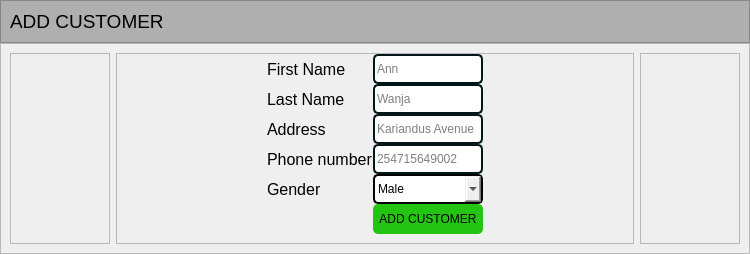
                  <widget class="QWidget" name="pageAddCustomer">
                   <layout class="QVBoxLayout" name="verticalLayout_8">
                    <property name="spacing">
                     <number>0</number>
                    </property>
                    <property name="leftMargin">
                     <number>0</number>
                    </property>
                    <property name="topMargin">
                     <number>0</number>
                    </property>
                    <property name="rightMargin">
                     <number>0</number>
                    </property>
                    <property name="bottomMargin">
                     <number>0</number>
                    </property>
                    <item>
                     <widget class="QFrame" name="frame_22">
                      <property name="maximumSize">
                       <size>
                        <width>16777215</width>
                        <height>80</height>
                       </size>
                      </property>
                      <property name="styleSheet">
                       <string notr="true">background-color: rgb(175, 175, 175);</string>
                      </property>
                      <property name="frameShape">
                       <enum>QFrame::StyledPanel</enum>
                      </property>
                      <property name="frameShadow">
                       <enum>QFrame::Raised</enum>
                      </property>
                      <layout class="QVBoxLayout" name="verticalLayout_9">
                       <item>
                        <widget class="QLabel" name="label_8">
                         <property name="font">
                          <font>
                           <pointsize>14</pointsize>
                          </font>
                         </property>
                         <property name="text">
                          <string>ADD CUSTOMER</string>
                         </property>
                        </widget>
                       </item>
                      </layout>
                     </widget>
                    </item>
                    <item>
                     <widget class="QFrame" name="frame_23">
                      <property name="frameShape">
                       <enum>QFrame::StyledPanel</enum>
                      </property>
                      <property name="frameShadow">
                       <enum>QFrame::Raised</enum>
                      </property>
                      <layout class="QHBoxLayout" name="horizontalLayout_9">
                       <item>
                        <widget class="QFrame" name="frame_24">
                         <property name="minimumSize">
                          <size>
                           <width>100</width>
                           <height>0</height>
                          </size>
                         </property>
                         <property name="maximumSize">
                          <size>
                           <width>200</width>
                           <height>16777215</height>
                          </size>
                         </property>
                         <property name="frameShape">
                          <enum>QFrame::StyledPanel</enum>
                         </property>
                         <property name="frameShadow">
                          <enum>QFrame::Raised</enum>
                         </property>
                        </widget>
                       </item>
                       <item>
                        <widget class="QFrame" name="frame_26">
                         <property name="frameShape">
                          <enum>QFrame::StyledPanel</enum>
                         </property>
                         <property name="frameShadow">
                          <enum>QFrame::Raised</enum>
                         </property>
                         <layout class="QGridLayout" name="gridLayout">
                          <property name="leftMargin">
                           <number>150</number>
                          </property>
                          <property name="topMargin">
                           <number>0</number>
                          </property>
                          <property name="rightMargin">
                           <number>150</number>
                          </property>
                          <property name="spacing">
                           <number>0</number>
                          </property>
                          <item row="3" column="0">
                           <widget class="QLabel" name="label_16">
                            <property name="font">
                             <font>
                              <pointsize>12</pointsize>
                             </font>
                            </property>
                            <property name="text">
                             <string>Phone number</string>
                            </property>
                           </widget>
                          </item>
                          <item row="5" column="1">
                           <widget class="QPushButton" name="btn_addCustomer">
                            <property name="minimumSize">
                             <size>
                              <width>0</width>
                              <height>30</height>
                             </size>
                            </property>
                            <property name="styleSheet">
                             <string notr="true">background-color: rgb(36, 197, 18);
border-radius: 5px</string>
                            </property>
                            <property name="text">
                             <string>ADD CUSTOMER</string>
                            </property>
                           </widget>
                          </item>
                          <item row="2" column="0">
                           <widget class="QLabel" name="label_15">
                            <property name="font">
                             <font>
                              <pointsize>12</pointsize>
                             </font>
                            </property>
                            <property name="text">
                             <string>Address</string>
                            </property>
                           </widget>
                          </item>
                          <item row="4" column="0">
                           <widget class="QLabel" name="label_17">
                            <property name="font">
                             <font>
                              <pointsize>12</pointsize>
                             </font>
                            </property>
                            <property name="text">
                             <string>Gender</string>
                            </property>
                           </widget>
                          </item>
                          <item row="1" column="1">
                           <widget class="QLineEdit" name="led_pageaddCustomer_lastName">
                            <property name="minimumSize">
                             <size>
                              <width>0</width>
                              <height>30</height>
                             </size>
                            </property>
                            <property name="maximumSize">
                             <size>
                              <width>170</width>
                              <height>16777215</height>
                             </size>
                            </property>
                            <property name="styleSheet">
                             <string notr="true">border: 2px solid rgb(3, 23, 24);
border-radius: 5px</string>
                            </property>
                            <property name="placeholderText">
                             <string>Wanja</string>
                            </property>
                           </widget>
                          </item>
                          <item row="2" column="1">
                           <widget class="QLineEdit" name="led_pageaddCustomer_address">
                            <property name="minimumSize">
                             <size>
                              <width>0</width>
                              <height>30</height>
                             </size>
                            </property>
                            <property name="maximumSize">
                             <size>
                              <width>170</width>
                              <height>16777215</height>
                             </size>
                            </property>
                            <property name="styleSheet">
                             <string notr="true">border: 2px solid rgb(3, 23, 24);
border-radius: 5px</string>
                            </property>
                            <property name="placeholderText">
                             <string>Kariandus Avenue</string>
                            </property>
                           </widget>
                          </item>
                          <item row="1" column="0">
                           <widget class="QLabel" name="label_10">
                            <property name="font">
                             <font>
                              <pointsize>12</pointsize>
                             </font>
                            </property>
                            <property name="text">
                             <string>Last Name</string>
                            </property>
                           </widget>
                          </item>
                          <item row="0" column="0">
                           <widget class="QLabel" name="label_9">
                            <property name="font">
                             <font>
                              <pointsize>12</pointsize>
                             </font>
                            </property>
                            <property name="text">
                             <string>First Name</string>
                            </property>
                           </widget>
                          </item>
                          <item row="3" column="1">
                           <widget class="QLineEdit" name="led_pageaddCustomer_phoneNumber">
                            <property name="minimumSize">
                             <size>
                              <width>0</width>
                              <height>30</height>
                             </size>
                            </property>
                            <property name="maximumSize">
                             <size>
                              <width>170</width>
                              <height>16777215</height>
                             </size>
                            </property>
                            <property name="styleSheet">
                             <string notr="true">border: 2px solid rgb(3, 23, 24);
border-radius: 5px</string>
                            </property>
                            <property name="placeholderText">
                             <string>254715649002</string>
                            </property>
                           </widget>
                          </item>
                          <item row="0" column="1">
                           <widget class="QLineEdit" name="led_pageaddCustomer_firstName">
                            <property name="minimumSize">
                             <size>
                              <width>0</width>
                              <height>30</height>
                             </size>
                            </property>
                            <property name="maximumSize">
                             <size>
                              <width>170</width>
                              <height>16777215</height>
                             </size>
                            </property>
                            <property name="styleSheet">
                             <string notr="true">border: 2px solid rgb(3, 23, 24);
border-radius: 5px</string>
                            </property>
                            <property name="placeholderText">
                             <string>Ann</string>
                            </property>
                           </widget>
                          </item>
                          <item row="4" column="1">
                           <widget class="QComboBox" name="combo_pageaddCustomer_gender">
                            <property name="minimumSize">
                             <size>
                              <width>0</width>
                              <height>30</height>
                             </size>
                            </property>
                            <property name="maximumSize">
                             <size>
                              <width>170</width>
                              <height>16777215</height>
                             </size>
                            </property>
                            <property name="styleSheet">
                             <string notr="true">border: 2px solid black;
border-radius:5px</string>
                            </property>
                            <item>
                             <property name="text">
                              <string>Male</string>
                             </property>
                            </item>
                            <item>
                             <property name="text">
                              <string>Female</string>
                             </property>
                            </item>
                           </widget>
                          </item>
                         </layout>
                        </widget>
                       </item>
                       <item>
                        <widget class="QFrame" name="frame_25">
                         <property name="minimumSize">
                          <size>
                           <width>100</width>
                           <height>0</height>
                          </size>
                         </property>
                         <property name="maximumSize">
                          <size>
                           <width>200</width>
                           <height>16777215</height>
                          </size>
                         </property>
                         <property name="frameShape">
                          <enum>QFrame::StyledPanel</enum>
                         </property>
                         <property name="frameShadow">
                          <enum>QFrame::Raised</enum>
                         </property>
                        </widget>
                       </item>
                      </layout>
                     </widget>
                    </item>
                   </layout>
                  </widget>
